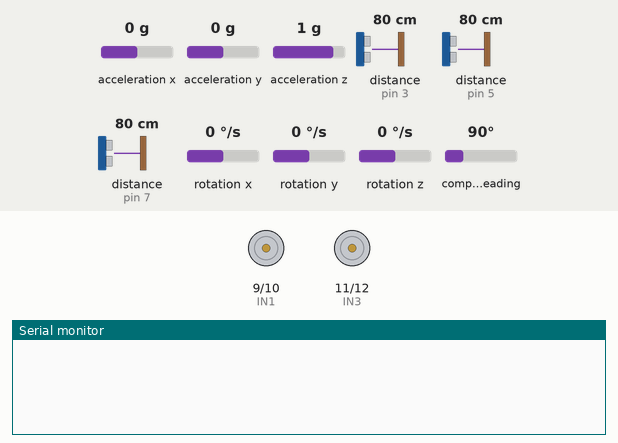
This sketch was run on a simulated Arduino Uno, built with avr-gcc and run on an emulated ATmega328P. On the bench: motor-driver pin pairs drawn as motors (green arrow = first pin HIGH = forward, orange = second pin HIGH = backward, longer = more drive, scaled by the enable pin), the last lines printed to the serial monitor. The test bench sets the inputs (shaded band); at power-on: compass heading 90°, acceleration x 0 g, acceleration y 0 g, acceleration z 1 g, distance to the obstacle (sensors on pin 3, pin 5, pin 7) 80 cm, rotation x 0 °/s, rotation y 0 °/s, rotation z 0 °/s. The echo pulse lasts 58.3 µs per cm.

Above: at 0.01 s.
1.3 s: compass heading set to 86°
At 1.8 s:
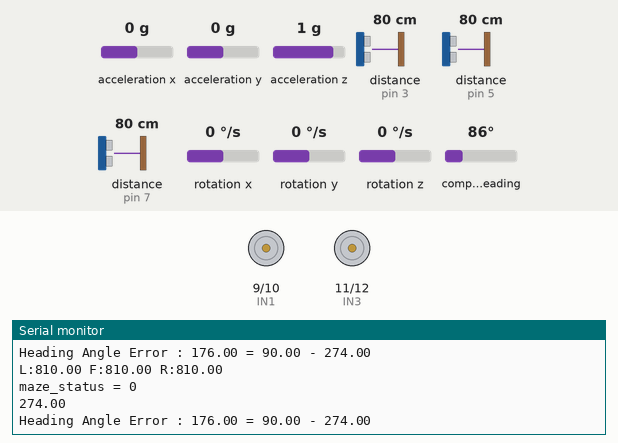
2.8 s: compass heading set to 269°
At 2.87 s:
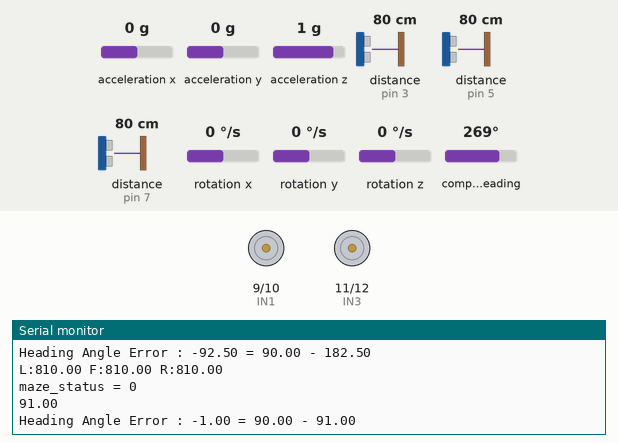
4.3 s: compass heading set to 253°
At 5.2 s:
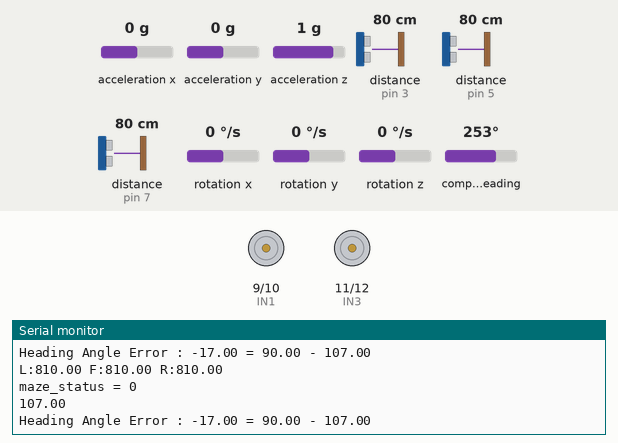
Timing chart, 0 to 7.3 s (numbered marks = the images above; inputs shaded):
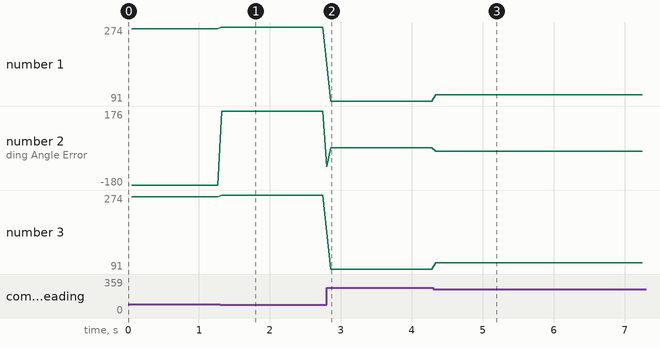

The sketch:

sketch_may09a.ino
```cpp
//////////////////////////IMU////////////////////////////
#include <Wire.h>
#include <LSM303.h>

#define THRESHOLD_ANGLE 10

LSM303 compass;

float heading_angle       = 0.0;
float init_heading_angle  = 17.0;  // 초기 방향
float target_heading_angle = 90;
float heading_angle_error = 0.0;   // error 값
//////////////////////////sonar//////////////////////////
#include <NewPing.h>

#define SONAR_NUM 3      // Number of sensors.
#define MAX_DISTANCE 150 // Maximum distance (in cm) to ping.
#define WALL_GAP_DISTANCE      400 //mm 단위
#define WALL_GAP_DISTANCE_HALF 200 //mm 단위
#define MOTOR_PWM_OFFSET 10

#define Front 0
#define Left  1
#define Right 2

#define TRIG1 2   // 초음파 센서 1번 Trig 핀 번호 Front
#define ECHO1 3  // 초음파 센서 1번 Echo 핀 번호  Front

#define TRIG2 4   // 초음파 센서 2번 Trig 핀 번호 Left
#define ECHO2 5  // 초음파 센서 2번 Echo 핀 번호  Left

#define TRIG3 6   // 초음파 센서 3번 Trig 핀 번호 Right
#define ECHO3 7  // 초음파 센서 3번 Echo 핀 번호  Right

  NewPing sonar[SONAR_NUM] = {   // Sensor object array.
  NewPing(TRIG1, ECHO1, MAX_DISTANCE), // Each sensor's trigger pin, echo pin, and max distance to ping.
  NewPing(TRIG2, ECHO2, MAX_DISTANCE),
  NewPing(TRIG3, ECHO3, MAX_DISTANCE)


};

  float front_sonar  = 0.0;
  float left_sonar   = 0.0;
  float right_sonar  = 0.0;


///////////////////////// L298 /////////////////////////
#define ENA 8
#define IN1 9
#define IN2 10
#define IN3 11
#define IN4 12
#define ENB 13

///////////////////////// Maze Status /////////////////////////
int maze_status = 0;

void setup() {
  // put your setup code here, to run once:

  pinMode (ENA, OUTPUT);
  pinMode (IN1, OUTPUT);
  pinMode (IN2, OUTPUT);

  pinMode (IN3, OUTPUT);
  pinMode (IN4, OUTPUT);
  pinMode (ENB, OUTPUT);


  Serial.begin(115200); // 통신속도를 115200으로 정의함

  Wire.begin();           // IMU initiallize
  compass.init();
  compass.enableDefault();

  /*
  Calibration values; the default values of +/-32767 for each axis
  lead to an assumed magnetometer bias of 0. Use the Calibrate example
  program to determine appropriate values for your particular unit.
  */
  compass.m_min = (LSM303::vector<int16_t>){-32767, -32767, -32767};
  compass.m_max = (LSM303::vector<int16_t>){+32767, +32767, +32767};
}

void motor_L_control(int motor_speed_l) //모터 A의 방향(direction)과 속도(speed)제어
{
  if(motor_speed_l >= 0)
  {
    digitalWrite(IN1,LOW);          //모터의 방향 제어
    digitalWrite(IN2,HIGH);
    if(motor_speed_l>=255) motor_speed_l = 255;

    analogWrite(ENA,motor_speed_l);  //모터의 속도 제어
  }
  else
  {
    digitalWrite(IN1,HIGH);
    digitalWrite(IN2,LOW);
    if(motor_speed_l<=-255) motor_speed_l = -255;

    analogWrite(ENA,-motor_speed_l);
  }
}


void motor_R_control(int motor_speed_r) //모터 A의 방향(direction)과 속도(speed)제어
{
  if(motor_speed_r >= 0)
  {
    digitalWrite(IN3,LOW);          //모터의 방향 제어
    digitalWrite(IN4,HIGH);
   if(motor_speed_r>=255) motor_speed_r = 255;

    analogWrite(ENB,motor_speed_r);  //모터의 속도 제어
  }
  else
  {
    digitalWrite(IN3,HIGH);
    digitalWrite(IN4,LOW);
    if(motor_speed_r<=-255) motor_speed_r = -255;

    analogWrite(ENB,-motor_speed_r);
  }
}

void check_maze_status(void)
{
  if( (left_sonar>= 0) && (left_sonar <=WALL_GAP_DISTANCE_HALF  ) && (right_sonar>= 0) && (right_sonar <=WALL_GAP_DISTANCE_HALF  ) && (front_sonar>= 0) && (front_sonar <=WALL_GAP_DISTANCE_HALF  ))

  {
     maze_status = 4;
    Serial.println("maze_status = 4");
  }
  else if( (left_sonar>= 0) && (left_sonar <=WALL_GAP_DISTANCE_HALF  ) && (right_sonar>= 0) && (right_sonar <=WALL_GAP_DISTANCE_HALF  ) && (front_sonar >=WALL_GAP_DISTANCE_HALF  ) )
  {
    maze_status = 1;
    Serial.println("maze_status = 1");
  }
  else if( (left_sonar>= 0) && (left_sonar <=WALL_GAP_DISTANCE_HALF  ) && (front_sonar>= 0) && (front_sonar <=WALL_GAP_DISTANCE_HALF  ) )
  {
     maze_status = 2;
    Serial.println("maze_status = 2");
  }
   else if( (right_sonar>= 0) && (right_sonar <=WALL_GAP_DISTANCE_HALF  ) && (front_sonar>= 0) && (front_sonar <=WALL_GAP_DISTANCE_HALF  ) )
  {
     maze_status = 3;
    Serial.println("maze_status = 3");
  }
  else
  {
    maze_status = 0;
    Serial.println("maze_status = 0");
  }
}
//먼저 left_pwm =0;  right_pwm =100; 으로 해서 왼쪽 오른쪽 방향 찾기
void wall_collision_avoid(int base_speed)
{
  float error = 0.0;
  float Kp = 0.3
  ;       //나중에 조정해야 할 것
  int pwm_conrol = 0; // pwm을 0으로 초기화
  int right_pwm = 0;  // 모터속도 0으로 초기화
  int left_pwm = 0;   // 모터속도 0으로 초기화

  error = (right_sonar - left_sonar);
  error = Kp * error;

  if (error >= 38
  ) error =  38;
  if (error <= -38) error = -38;

  right_pwm = base_speed - error ;
  left_pwm  = base_speed + error ;

  if(right_pwm <= 0) right_pwm = 0;
  if(left_pwm  <= 0) left_pwm  = 0;

  if(right_pwm >= 255) right_pwm = 255;
  if(left_pwm  >= 255) left_pwm  = 255;


}
void imu_rotaion(void)
{
  compass.read();
  float heading1 = compass.heading();
  compass.read();
  float heading2 = compass.heading();
  float heading = (heading1+heading2)/2;
  heading = 360 - heading;  // 회전 좌표계를 반시계 방향으로 할 것

  Serial.println(heading);

  heading_angle_error = target_heading_angle - heading ;

  if(heading_angle_error > 180)
  {
     heading_angle_error = heading_angle_error - 360;
  }
  else if(heading_angle_error < -180)
  {
     heading_angle_error = heading_angle_error + 360;
  }
  else
  {

  }
  Serial.print("Heading Angle Error : ");
  Serial.print(heading_angle_error); //heading angle error 표시
  Serial.print(" = ");
  Serial.print(target_heading_angle);
  Serial.print(" - ");
  Serial.println(heading); //heading angle 표시

  if(heading_angle_error > THRESHOLD_ANGLE) // 반시계방향으로 회전
  {
    motor_R_control(80);    motor_L_control(-90);
  }
  else if( ( heading_angle_error >=-THRESHOLD_ANGLE) && (heading_angle_error <=THRESHOLD_ANGLE))  // 정지
  {
    motor_R_control(0); // 왼쪽 바퀴가 앞으로 도는 지 확인
    motor_L_control(0);
  }
  else  // heading_angle_error <-2 // 시계방향으로 회전
  {
    motor_R_control(-80);    motor_L_control(90);
  }
}

void loop()
{
  // put your main code here, to run repeatedly:

  float front_sonar1 = sonar[Front].ping_cm()*10;   // 전방 센서 측정
  float left_sonar1  = sonar[Left].ping_cm()*10;    // 좌측 센서 측정
  float right_sonar1 = sonar[Right].ping_cm()*10;   // 우측 센서 측정

  float front_sonar2 = sonar[Front].ping_cm()*10;   // 전방 센서 측정
  float left_sonar2  = sonar[Left].ping_cm()*10;    // 좌측 센서 측정
  float right_sonar2 = sonar[Right].ping_cm()*10;   // 우측 센서 측정

  float front_sonar3 = sonar[Front].ping_cm()*10;   // 전방 센서 측정
  float left_sonar3  = sonar[Left].ping_cm()*10;    // 좌측 센서 측정
  float right_sonar3 = sonar[Right].ping_cm()*10;   // 우측 센서 측정

  front_sonar = (front_sonar1+front_sonar2+front_sonar3)/3;
  left_sonar = (left_sonar1+left_sonar2+left_sonar3)/3;
  right_sonar = (right_sonar1+right_sonar2+right_sonar3)/3;

  if(front_sonar == 0.0) front_sonar = MAX_DISTANCE*10;   // 0.0 출력이 최댓값이므로
  if(left_sonar  == 0.0) left_sonar = MAX_DISTANCE*10;
  if(right_sonar == 0.0) right_sonar = MAX_DISTANCE*10;

  Serial.print("L:");Serial.print(left_sonar); Serial.print(" ");
  Serial.print("F:");Serial.print(front_sonar); Serial.print(" ");
  Serial.print("R:");Serial.println(right_sonar);

  check_maze_status();
  imu_rotaion();

}

/*
   if(maze_status == 4)
  {
     // 정지
    motor_A_control(HIGH,0);
    motor_B_control(LOW,0);
    delay(700);
    //180회전을 한다
    Serial.println("Rotate CCW");
    motor_A_control(LOW,115); // 오른쪽 전진
    motor_B_control(HIGH,130); // 오른쪽 후진
    delay(995);
    motor_A_control(HIGH,0); // 오른쪽 전진
    motor_B_control(LOW,0); // 오른쪽 후진
    delay(700);
  }
  else if( maze_status == 1)
  { // 좌우 벽만 있을 때 직전
    Serial.println("run_straight");
    wall_collision_avoid(80);
  }

   else if( maze_status == 2)
  {
    // 정지
    motor_A_control(HIGH,0);  // 오른쪽 정지
    motor_B_control(LOW ,0);  // 왼쪽은 정지
    delay(50);
    // 시계방향 90
    Serial.println("Rotate CCW");
    motor_A_control(LOW,85);  // 오른쪽 직진
    motor_B_control(HIGH,100);  // 왼쪽은 후진
    delay(612);               // 일정한 시간 동안 회전
    motor_A_control(HIGH,0);  // 오른쪽 정지
    motor_B_control(LOW ,0);  // 왼쪽은 정지
    delay(50);
  }
   else if ( maze_status == 3)
  {
    // 정지
    motor_A_control(HIGH,0);  // 오른쪽 정지
    motor_B_control(LOW ,0);  // 왼쪽은 정지
    delay(50);
   // 90도 회전 반시계 방향으로 회전
    Serial.println("Rotate CCW");
    motor_A_control(HIGH,85);  // 오른쪽 직진
    motor_B_control(LOW,100);  // 왼쪽은 후진
    delay(605);               // 일정한 시간 동안 회전
    motor_A_control(HIGH,0);  // 오른쪽 정지
    motor_B_control(LOW ,0);  // 왼쪽은 정지
    delay(50);
  }
   else
  {
    Serial.println("Go straight");
    motor_A_control(HIGH, 85);
    motor_B_control(HIGH, 100);
  }

}
*/
```

Measured:
- the behaviour switches between 90 and 89° on compass heading (found by bisection; images 0 and 1)
- after the input at 1.3 s, the serial monitor: prints a new line at once (image 1)
- after the input at 2.8 s, the serial monitor: prints a new line at once (image 2)
- after the input at 4.3 s, the serial monitor: prints a new line at once (image 3)
- plotted number 1: 270 → 274 after the input at 1.3 s, 274 → 91 after the input at 2.8 s, 91 → 107 after the input at 4.3 s
- plotted number 2: -180 → 176 after the input at 1.3 s, 176 → -1 after the input at 2.8 s, -1 → -17 after the input at 4.3 s
- plotted number 3: 270 → 274 after the input at 1.3 s, 274 → 91 after the input at 2.8 s, 91 → 107 after the input at 4.3 s
